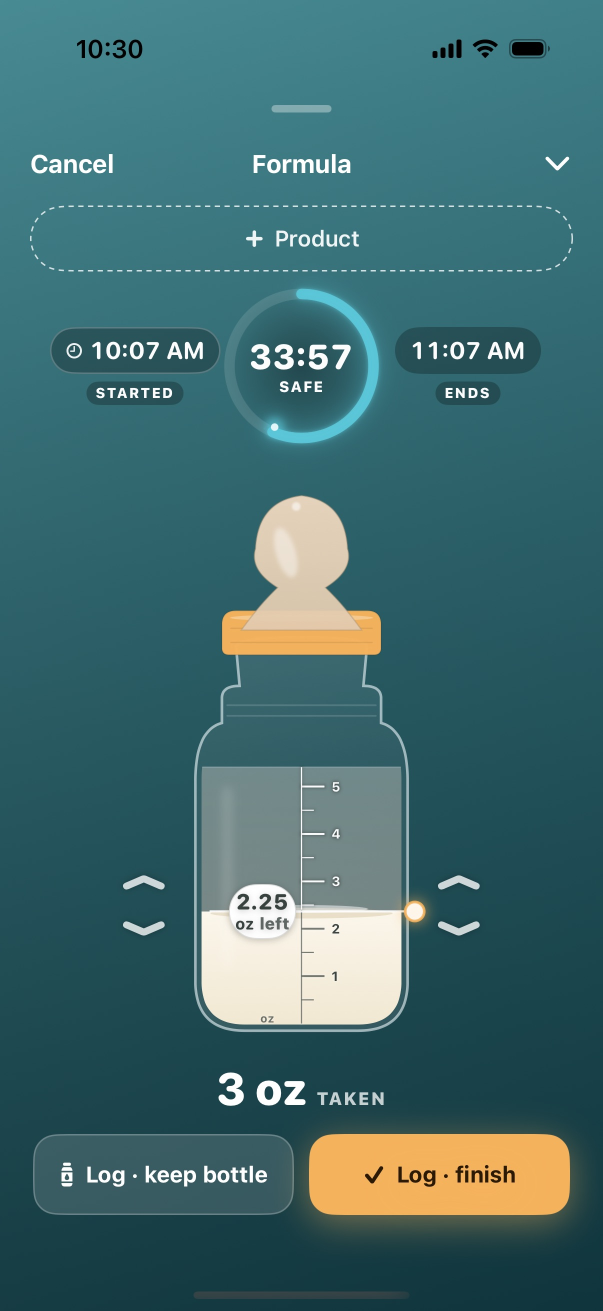
#> input picture screens/store/1-safe.jpg, 1206 x 2622 px, given in place of 4-report.jpg, which was not available (shown at 1/2 size)
$ python prepare-images.py
#> lines starting #> are read from the running program, lines starting #| are printed output that depends on the picture
from pathlib import Path
from PIL import Image

ROOT = Path(__file__).resolve().parents[1]
ASSETS = {
    "growth-report": ROOT / "screens/store/4-report.jpg",
    "health-allergens": ROOT / "screens/store/6-allergens.jpg",
    "flowcast": ROOT / "screens/store/5-flowcast.jpg",
    "report-detail": ROOT / "screens/store/report-detail.png",
}

for name, source in ASSETS.items():
    with Image.open(source) as image:
#> image is the input picture: PIL image 1206x2622 RGB; mean R, G, B 65, 106.9, 110.2
        image = image.convert("RGB")
        for width in (360, 720):
            height = round(image.height * width / image.width)
            resized = image.resize((width, height), Image.Resampling.LANCZOS)
            target = ROOT / "screens" / f"{name}-{width}.webp"
            resized.save(target, "WEBP", quality=84, method=6)
            print(f"Created {target.relative_to(ROOT)} ({width}x{height})")
#> this loop made 2 passes
#> pass 1, `resized = image.resize((width, height), Image.Resampling.LANCZOS)`:
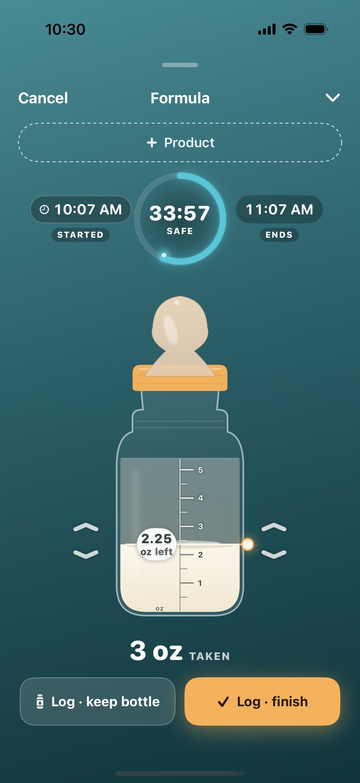
#> resized: PIL image 360x783 RGB; mean R, G, B 65, 106.8, 110.1
#> pass 2 of the loop `for name, source in ASSETS.items():`:
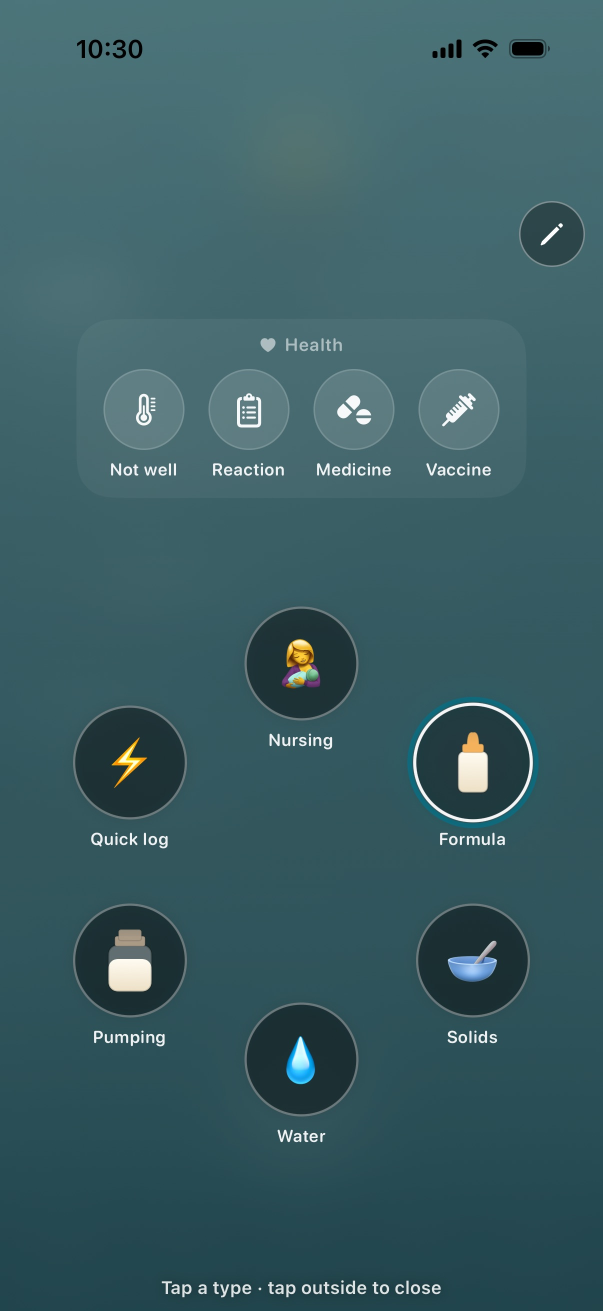
#> input picture screens/store/3-log.jpg, 1206 x 2622 px, given in place of 6-allergens.jpg, which was not available (shown at 1/2 size)
#> image is the input picture: PIL image 1206x2622 RGB; mean R, G, B 58.4, 93.2, 99.4
#> the loop `for width in (360, 720):` made 2 passes
#| Created screens/health-allergens-360.webp (360x783)
#| Created screens/health-allergens-720.webp (720x1565)
#> pass 1, `resized = image.resize((width, height), Image.Resampling.LANCZOS)`:
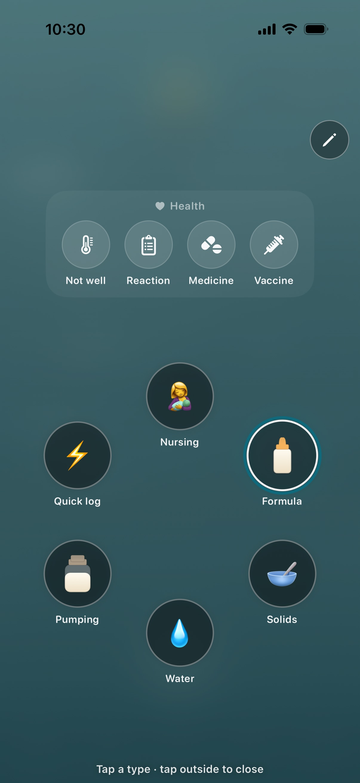
#> resized: PIL image 360x783 RGB; mean R, G, B 58.4, 93.2, 99.4

# The vitamin D capture is intentionally cropped to its real Today-screen detail:
# header, full vitamin card and feed-gap summary. No UI content is altered.
with Image.open(ROOT / "screens/store/vitamin-d.png") as image:
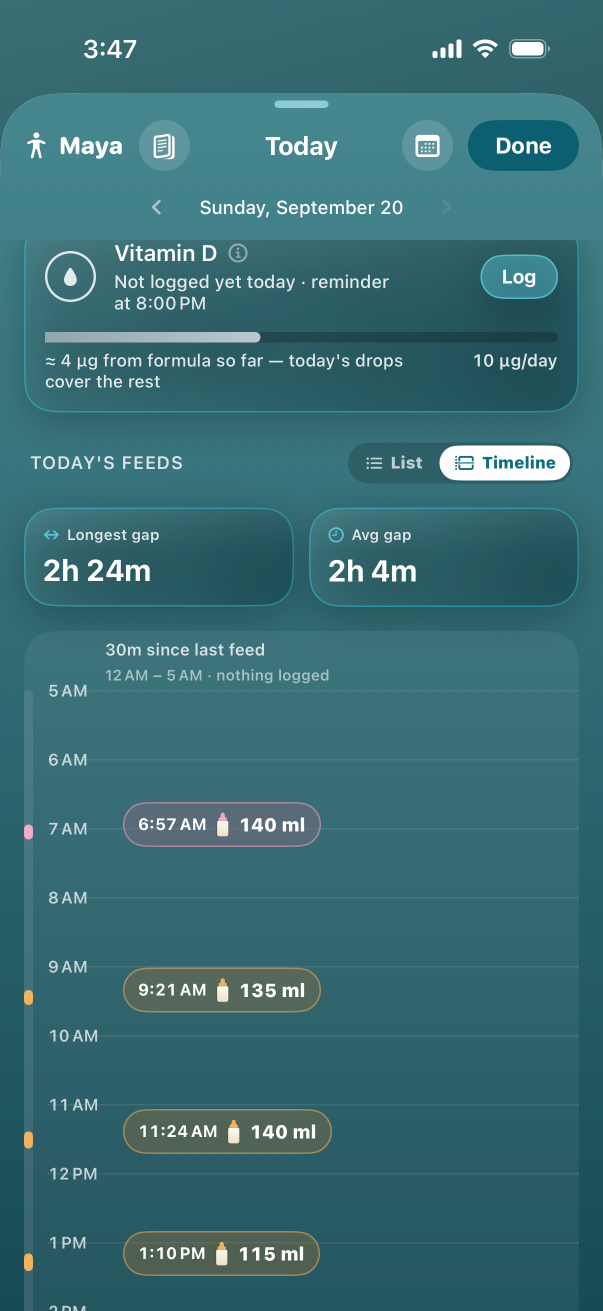
#> input picture screens/store/vitamin-d.png, 1206 x 2622 px (shown at 1/2 size)
#> image is the input picture: PIL image 1206x2622 RGB; mean R, G, B 58.2, 108.8, 116.5
    image = image.convert("RGB").crop((0, 0, image.width, 1100))
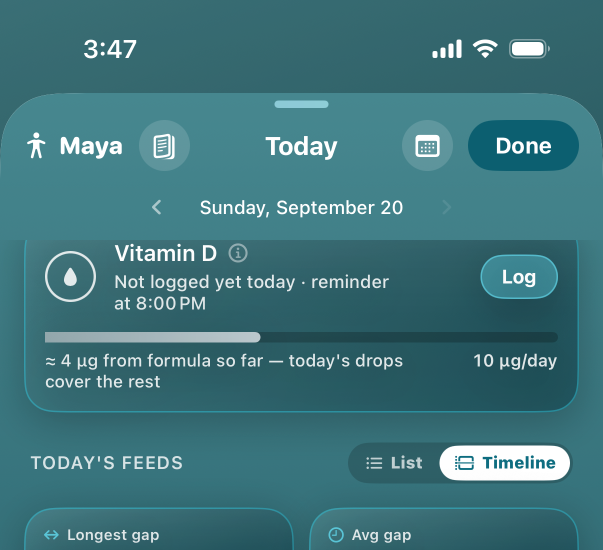
#> image: PIL image 1206x1100 RGB (shown at 1/2 size); mean R, G, B 63.2, 116.6, 124.2
    for width in (450, 900):
        height = round(image.height * width / image.width)
        resized = image.resize((width, height), Image.Resampling.LANCZOS)
        target = ROOT / "screens" / f"vitamin-d-detail-{width}.webp"
        resized.save(target, "WEBP", quality=88, method=6)
        print(f"Created {target.relative_to(ROOT)} ({width}x{height})")
#> this loop made 2 passes
#> pass 1, `resized = image.resize((width, height), Image.Resampling.LANCZOS)`:
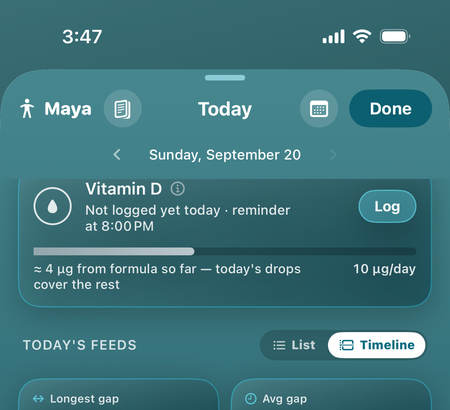
#> resized: PIL image 450x410 RGB; mean R, G, B 63.1, 116.5, 124.1
#> pass 2, `resized = image.resize((width, height), Image.Resampling.LANCZOS)`:
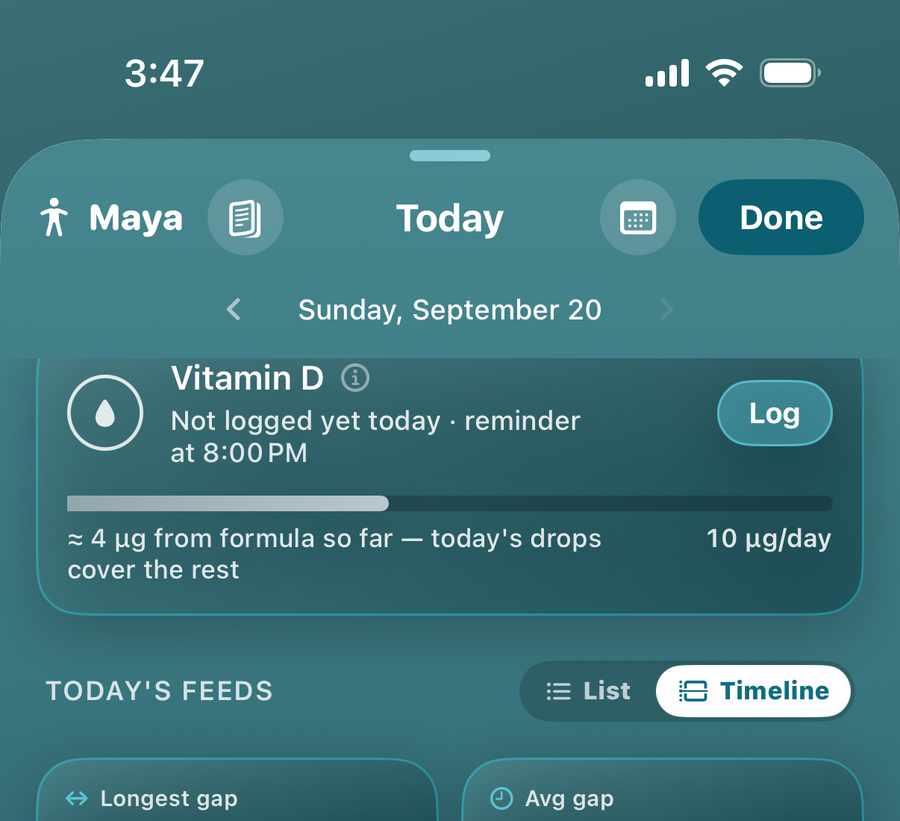
#> resized: PIL image 900x821 RGB; mean R, G, B 63.1, 116.5, 124.2
